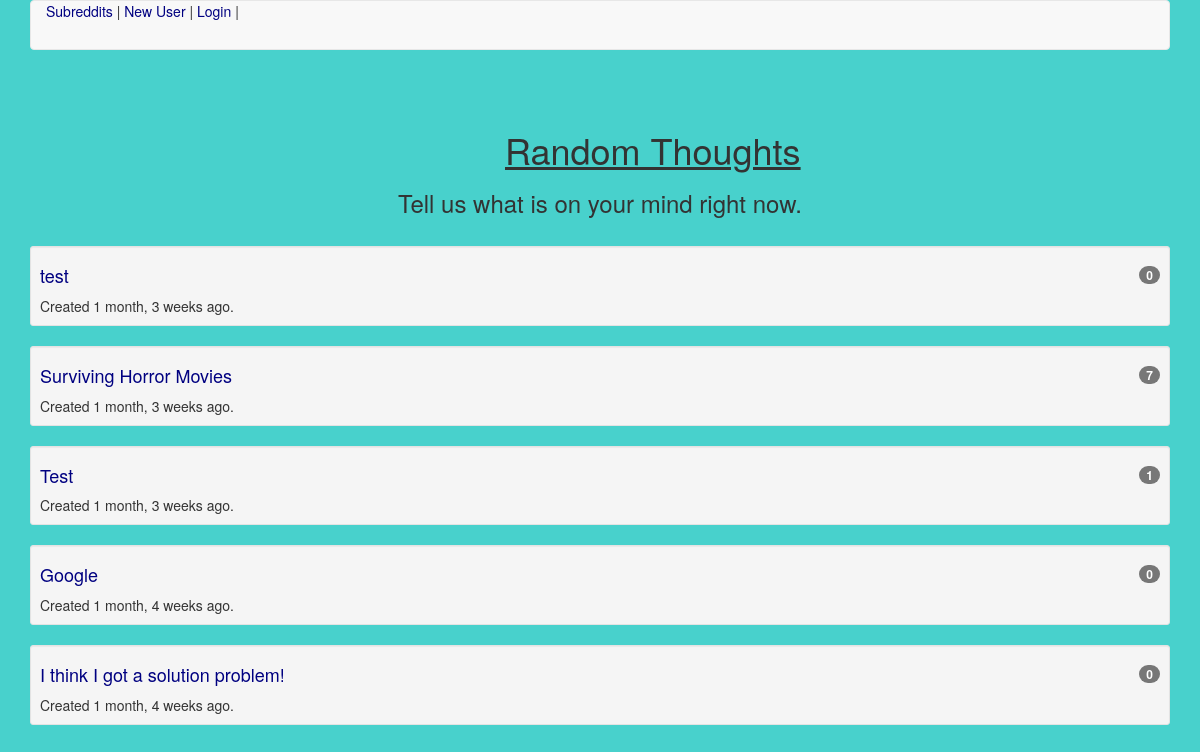
The app's page /subreddit/4/, older data.
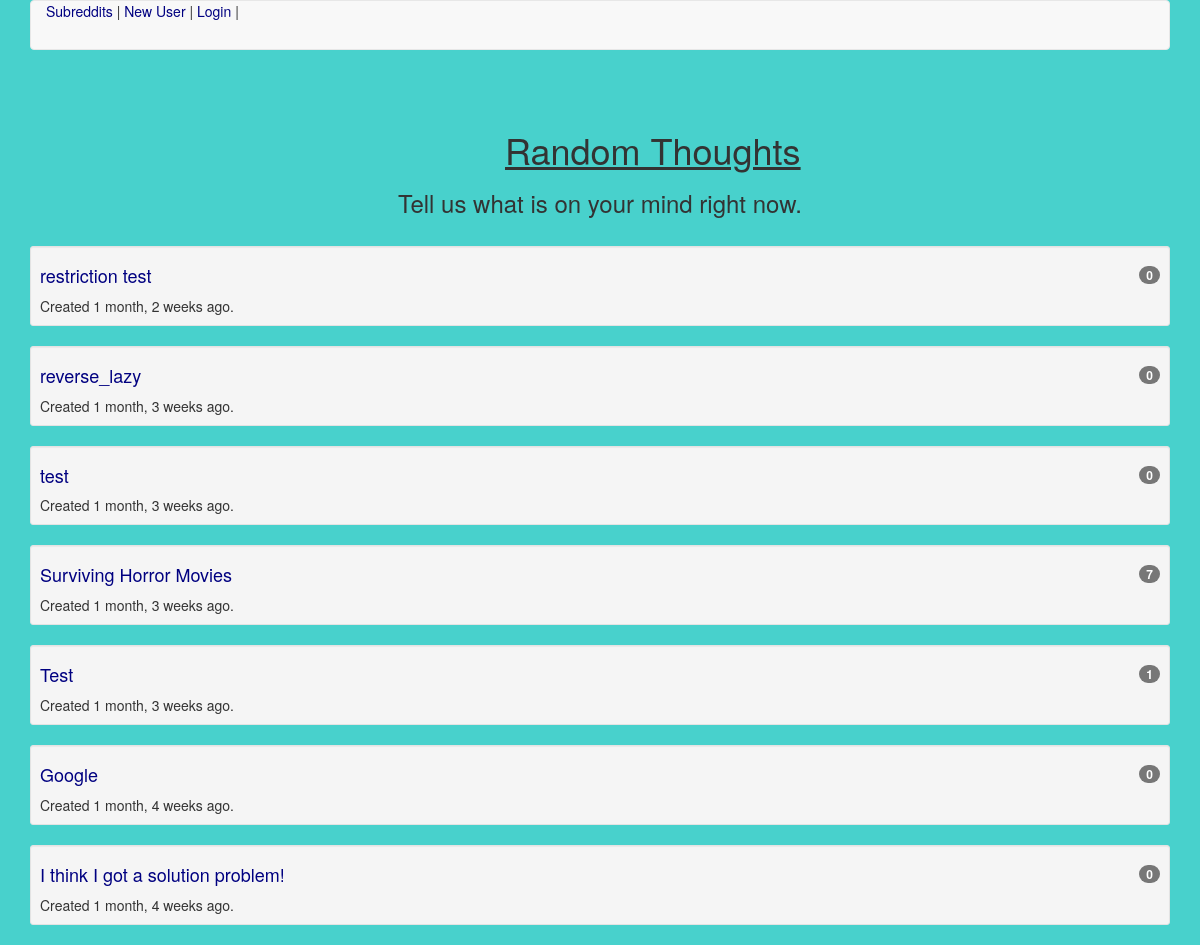
The same page, newer data.
### app/models.py (models this page shows, shortened)
class Subreddit(models.Model):
    name = models.CharField(max_length=100)
    description = models.CharField(max_length=255)
    creation = models.DateTimeField(auto_now_add=True)
    def __str__(self):
        return self.name
    def get_recent(self):
        return Post.objects.filter(subreddit=self).order_by('-post_created')[:20]

class Post(models.Model):
    title = models.CharField(max_length=100)
    post_description = models.CharField(max_length=255)
    url_page = models.URLField(null=True, blank=True)
    post_created = models.DateTimeField(auto_now_add=True)
    post_edit = models.DateTimeField(auto_now=True)
    subreddit = models.ForeignKey(Subreddit)
    user = models.ForeignKey(User)
    def __str__(self):
        return self.title
    def post_count(self):
        return Comment.objects.filter(comment_post=self).count()

### app/views.py (the view)
# urls.py: url(r'^subreddit/(?P<pk>\d+)/$', SubredditDetailView.as_view(), name="subreddit_detail_view"),
class SubredditDetailView(DetailView):
    model = Subreddit

### templates/app/subreddit_detail.html (shortened to what this page needs)
{% extends 'base.html' %}
{% block content %}
<br><br>
<h1 class="title">{{ object }}</h1>
<h3 class="subtitle">{{ object.description }}</h3> <br>
{% for post in object.get_recent %}
  <div class="well well-sm">
      <h4><a href="{% url 'post_detail_view' post.id %}">{{ post }} <span class="badge">{{ post.post_count }}</span></a></h4>
      Created {{ post.post_created|timesince }} ago.
  </div>
{% endfor %}
{% endblock %}

### templates/base.html (shortened to what this page needs)
{% load staticfiles %}
<!DOCTYPE html>
<html>
  <head>
    <link rel="stylesheet" href="{% static 'css/bootstrap.css' %}" media="screen" title="no title">
  </head>
  <body>
      <div class="container">
        <nav class="navbar navbar-default">
          <div class="container">
            <a href="{% url 'subreddit_view' %}">Subreddits</a> |
            <a href="{% url 'user_create_view' %}">New User</a> |
              {% if not request.user.is_authenticated %}
                <a href="{% url 'login' %}">Login</a> |
              {% else %}
                <a href="{% url 'subreddit_create_view' %}">Create Subreddits</a> |
                <a href="{% url 'logout' %}?next={% url 'index_view' %}">Logout</a> |
              {% endif %}
          </div>
        </nav>
        {% block content %}
        {% endblock %}
      </div>
  </body>
</html>

### templates/base.html (style rules this page uses)
body { background-color: #48D1CC; }
h1 { position: relative; text-decoration: underline; }
a { color: navy; }
.badge { float: right; }
.title { padding-left: 475px; }
.subtitle { text-align: center;; }

Row changes from the older to the newer data that the page shows:
added Post: title "restriction test", post_count "0", post_created "1 month, 2 weeks"
added Post: title "reverse_lazy", post_count "0", post_created "1 month, 3 weeks"
